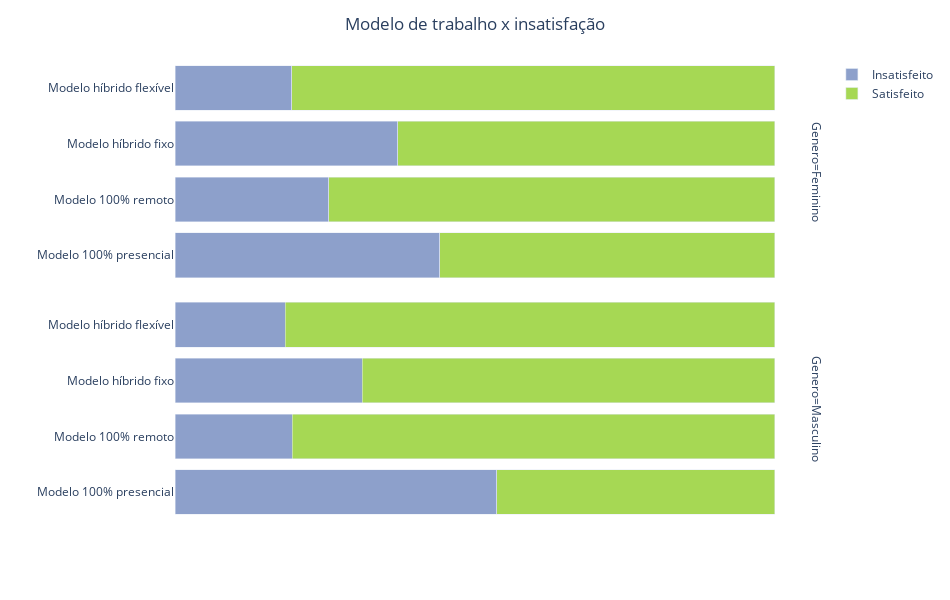

The code cell stored with this chart in its notebook:
### Markdown cell above
### Insatisfação x modalidade de trabalho

### Code cell
df_insatisfacao = df.loc[df['Você está satisfeito na sua empresa atual?']>=0, 
                       [
                        'Genero', 
                        'Você está satisfeito na sua empresa atual?', 
                        'Atualmente qual a sua forma de trabalho?'
                        ]]

# Substituindo valores para melhor visualização
df_insatisfacao['Você está satisfeito na sua empresa atual?'
                ].replace(0, 'Insatisfeito', inplace=True)

df_insatisfacao['Você está satisfeito na sua empresa atual?'
                ].replace(1, 'Satisfeito', inplace=True)

df_insatisfacao['Atualmente qual a sua forma de trabalho?'].replace(
        'Modelo híbrido flexível (o funcionário tem liberdade para escolher quando estar no escritório presencialmente)',
        'Modelo híbrido flexível', inplace=True)

df_insatisfacao['Atualmente qual a sua forma de trabalho?'].replace(
        'Modelo híbrido com dias fixos de trabalho presencial',
        'Modelo híbrido fixo', inplace=True)


# Separando por gênero e reorganizando para plotagem
data_f = df_insatisfacao.loc[df_insatisfacao['Genero']=='Feminino'].groupby('Atualmente qual a sua forma de trabalho?'
                            )['Você está satisfeito na sua empresa atual?'].value_counts(normalize=True).unstack()
data_f['Genero'] = 'Feminino'

data_m = df_insatisfacao.loc[df_insatisfacao['Genero']=='Masculino'].groupby('Atualmente qual a sua forma de trabalho?'
                            )['Você está satisfeito na sua empresa atual?'].value_counts(normalize=True).unstack()   
data_m['Genero'] = 'Masculino'

concat = pd.concat([data_f, data_m], axis=0)

fig = px.bar(
            concat, 
            barmode='stack', 
            color_discrete_sequence=[color_pal[2], color_pal[4]], 
            orientation='h',
            facet_row='Genero',
            labels={'Atualmente qual a sua forma de trabalho?': '',
                    'Você está satisfeito na sua empresa atual?': ''}
            )


fig.update_layout(width=950, height=600,
                  title_text='Modelo de trabalho x insatisfação',
                  title_x=0.50,
                  showlegend=True,
                  plot_bgcolor='white',
                  xaxis_visible=False, 
                  xaxis_showticklabels=False
                  )


fig.show()

### Figure 1 — Plotly figure (JSON) as saved in the notebook; plotly's stock layout.template omitted (floating-point values rounded to 4 significant figures)
{"data": [{"alignmentgroup": "True", "hovertemplate": "=%{y}<br>Genero=Feminino<br>value=%{x}<extra></extra>", "legendgroup": "Insatisfeito", "marker": {"color": "#8da0cb", "pattern": {"shape": ""}}, "name": "Insatisfeito", "offsetgroup": "Insatisfeito", "orientation": "h", "showlegend": true, "textposition": "auto", "type": "bar", "x": [0.4419, 0.2562, 0.3714, 0.1948], "xaxis": "x2", "y": ["Modelo 100% presencial", "Modelo 100% remoto", "Modelo híbrido fixo", "Modelo híbrido flexível"], "yaxis": "y2"}, {"alignmentgroup": "True", "hovertemplate": "=%{y}<br>Genero=Masculino<br>value=%{x}<extra></extra>", "legendgroup": "Insatisfeito", "marker": {"color": "#8da0cb", "pattern": {"shape": ""}}, "name": "Insatisfeito", "offsetgroup": "Insatisfeito", "orientation": "h", "showlegend": false, "textposition": "auto", "type": "bar", "x": [0.5368, 0.1952, 0.3122, 0.1837], "xaxis": "x", "y": ["Modelo 100% presencial", "Modelo 100% remoto", "Modelo híbrido fixo", "Modelo híbrido flexível"], "yaxis": "y"}, {"alignmentgroup": "True", "hovertemplate": "=%{y}<br>Genero=Feminino<br>value=%{x}<extra></extra>", "legendgroup": "Satisfeito", "marker": {"color": "#a6d854", "pattern": {"shape": ""}}, "name": "Satisfeito", "offsetgroup": "Satisfeito", "orientation": "h", "showlegend": true, "textposition": "auto", "type": "bar", "x": [0.5581, 0.7438, 0.6286, 0.8052], "xaxis": "x2", "y": ["Modelo 100% presencial", "Modelo 100% remoto", "Modelo híbrido fixo", "Modelo híbrido flexível"], "yaxis": "y2"}, {"alignmentgroup": "True", "hovertemplate": "=%{y}<br>Genero=Masculino<br>value=%{x}<extra></extra>", "legendgroup": "Satisfeito", "marker": {"color": "#a6d854", "pattern": {"shape": ""}}, "name": "Satisfeito", "offsetgroup": "Satisfeito", "orientation": "h", "showlegend": false, "textposition": "auto", "type": "bar", "x": [0.4632, 0.8048, 0.6878, 0.8163], "xaxis": "x", "y": ["Modelo 100% presencial", "Modelo 100% remoto", "Modelo híbrido fixo", "Modelo híbrido flexível"], "yaxis": "y"}], "layout": {"annotations": [{"font": {}, "showarrow": false, "text": "Genero=Masculino", "textangle": 90, "x": 0.98, "xanchor": "left", "xref": "paper", "y": 0.2425, "yanchor": "middle", "yref": "paper"}, {"font": {}, "showarrow": false, "text": "Genero=Feminino", "textangle": 90, "x": 0.98, "xanchor": "left", "xref": "paper", "y": 0.7575, "yanchor": "middle", "yref": "paper"}], "barmode": "stack", "height": 600, "legend": {"title": {"text": ""}, "tracegroupgap": 0}, "margin": {"t": 60}, "plot_bgcolor": "white", "showlegend": true, "title": {"text": "Modelo de trabalho x insatisfação", "x": 0.5}, "width": 950, "xaxis": {"anchor": "y", "domain": [0, 0.98], "showticklabels": false, "title": {"text": "value"}, "visible": false}, "xaxis2": {"anchor": "y2", "domain": [0, 0.98], "matches": "x", "showticklabels": false}, "yaxis": {"anchor": "x", "domain": [0, 0.485], "title": {"text": ""}}, "yaxis2": {"anchor": "x2", "domain": [0.515, 1], "matches": "y", "title": {"text": ""}}}}
